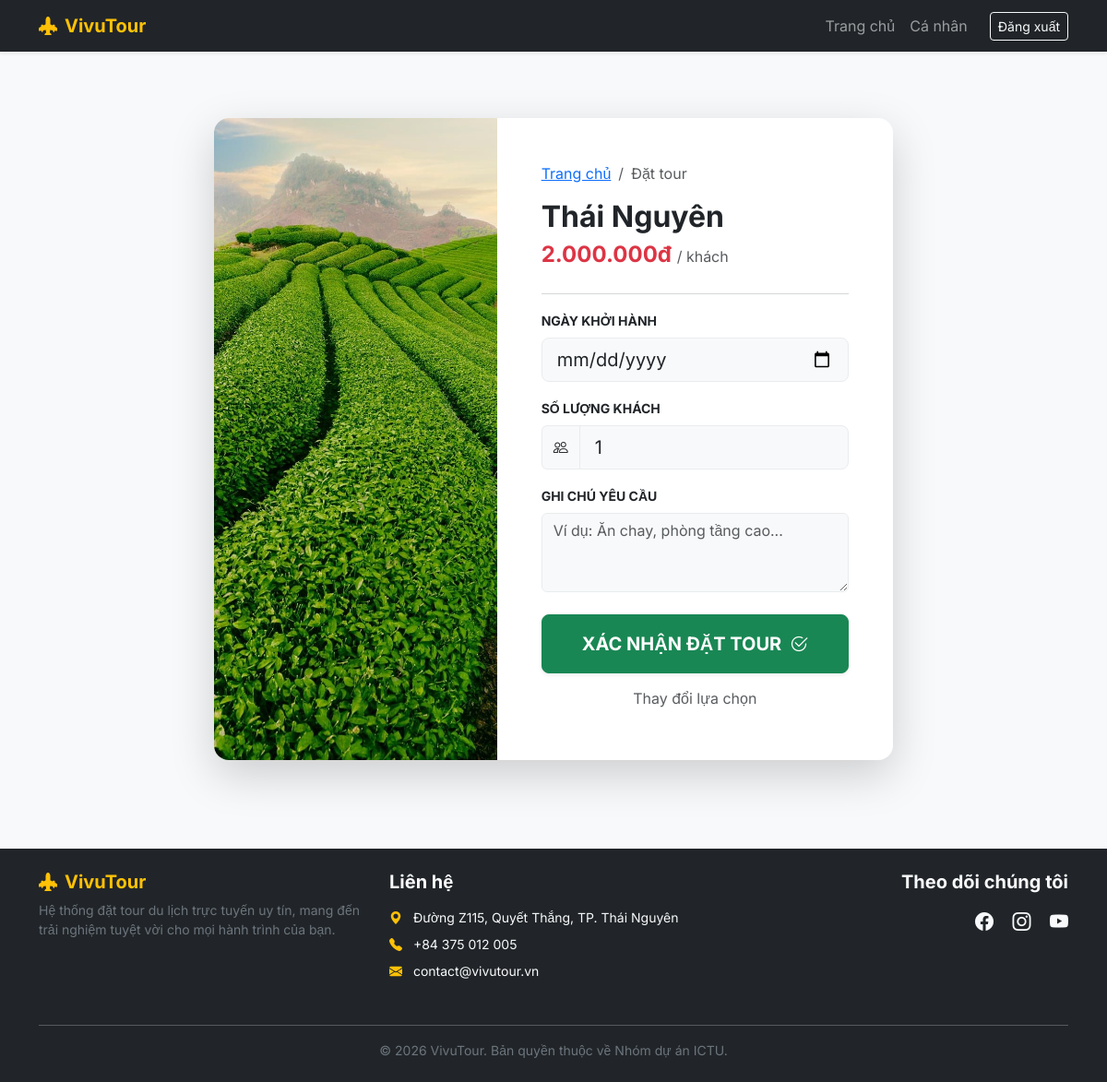
Page /book/1 (signed in) on the committed database.
### app.py (models this page shows)
class Tour(db.Model):
    id = db.Column(db.Integer, primary_key=True)
    name = db.Column(db.String(100), nullable=False)
    price = db.Column(db.String(50), nullable=False)
    image = db.Column(db.String(100), nullable=False)
    description = db.Column(db.Text)  # Cột này sẽ chứa nội dung chi tiết

### app.py (the view, shortened to what this page needs)
@app.route('/book/<int:tour_id>', methods=['GET', 'POST'])
@login_required
def booking(tour_id):
    tour = Tour.query.get_or_404(tour_id)
    return render_template('booking.html', tour=tour)

### app.py (called while the page is built)
@login_manager.user_loader
def load_user(user_id):
    return User.query.get(int(user_id))

### templates/booking.html
{% extends "base.html" %}
{% block content %}
<div class="row justify-content-center py-5">
    <div class="col-md-10 col-lg-8">
        <div class="card shadow-lg border-0 rounded-4 overflow-hidden">
            <div class="row g-0">
                <div class="col-md-5">
                    <img src="{{ url_for('static', filename='images/' + tour.image) }}"
                         class="img-fluid h-100"
                         style="object-fit: cover; min-height: 300px;"
                         alt="{{ tour.name }}"
                         onerror="this.src='https://via.placeholder.com/500x700?text=Du+Lịch'">
                </div>
                <div class="col-md-7">
                    <div class="card-body p-4 p-lg-5">
                        <nav aria-label="breadcrumb">
                            <ol class="breadcrumb small">
                                <li class="breadcrumb-item"><a href="/">Trang chủ</a></li>
                                <li class="breadcrumb-item active">Đặt tour</li>
                            </ol>
                        </nav>
                        <h2 class="fw-bold text-dark mb-1">{{ tour.name }}</h2>
                        <p class="text-danger fs-4 fw-bold mb-4">{{ tour.price }} <span class="text-muted fs-6 fw-normal">/ khách</span></p>
                        <hr class="text-muted opacity-25">
                        <form action="/book/{{ tour.id }}" method="POST">
                            <div class="mb-3">
                                <label class="form-label fw-bold small text-uppercase">Ngày khởi hành</label>
                                <input type="date" name="departure_date" class="form-control form-control-lg border-light-subtle bg-light" required>
                            </div>
                            <div class="mb-3">
                                <label class="form-label fw-bold small text-uppercase">Số lượng khách</label>
                                <div class="input-group">
                                    <span class="input-group-text bg-light border-light-subtle"><i class="bi bi-people"></i></span>
                                    <input type="number" name="guests" class="form-control form-control-lg border-light-subtle bg-light" min="1" max="20" value="1" required>
                                </div>
                            </div>
                            <div class="mb-4">
                                <label class="form-label fw-bold small text-uppercase">Ghi chú yêu cầu</label>
                                <textarea name="note" class="form-control border-light-subtle bg-light" rows="3" placeholder="Ví dụ: Ăn chay, phòng tầng cao..."></textarea>
                            </div>
                            <div class="d-grid gap-2">
                                {% if current_user.is_authenticated %}
                                    <button type="submit" class="btn btn-success btn-lg py-3 fw-bold rounded-3 shadow-sm">
                                        XÁC NHẬN ĐẶT TOUR <i class="bi bi-check2-circle ms-1"></i>
                                    </button>
                                {% else %}
                                    <a href="/login" class="btn btn-warning btn-lg py-3 fw-bold rounded-3 shadow-sm">
                                        ĐĂNG NHẬP ĐỂ ĐẶT TOUR
                                    </a>
                                {% endif %}
                                <a href="/" class="btn btn-link text-muted text-decoration-none">Thay đổi lựa chọn</a>
                            </div>
                        </form>
                    </div>
                </div>
            </div>
        </div>
    </div>
</div>
{% endblock %}

### templates/base.html (style rules this page uses)
body { font-family: 'Inter', sans-serif; background-color: #f8f9fa; }

### rows in the picture
Tour: image (picture), name "Thái Nguyên", price "2.000.000đ"
